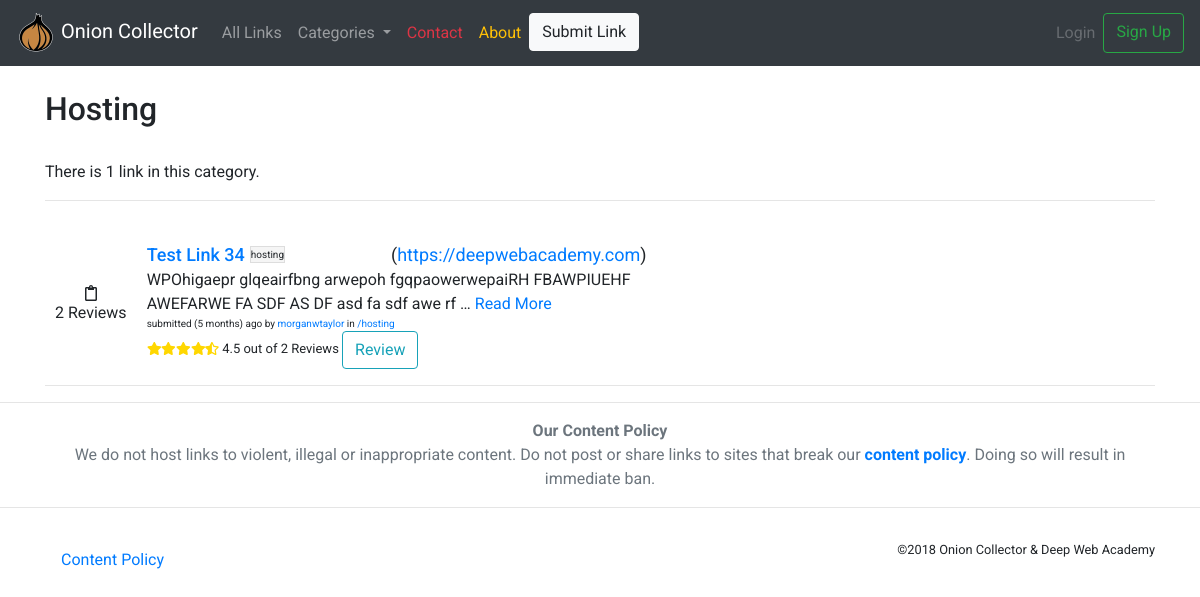
The page /links/category/hosting/ on the database as committed earlier.
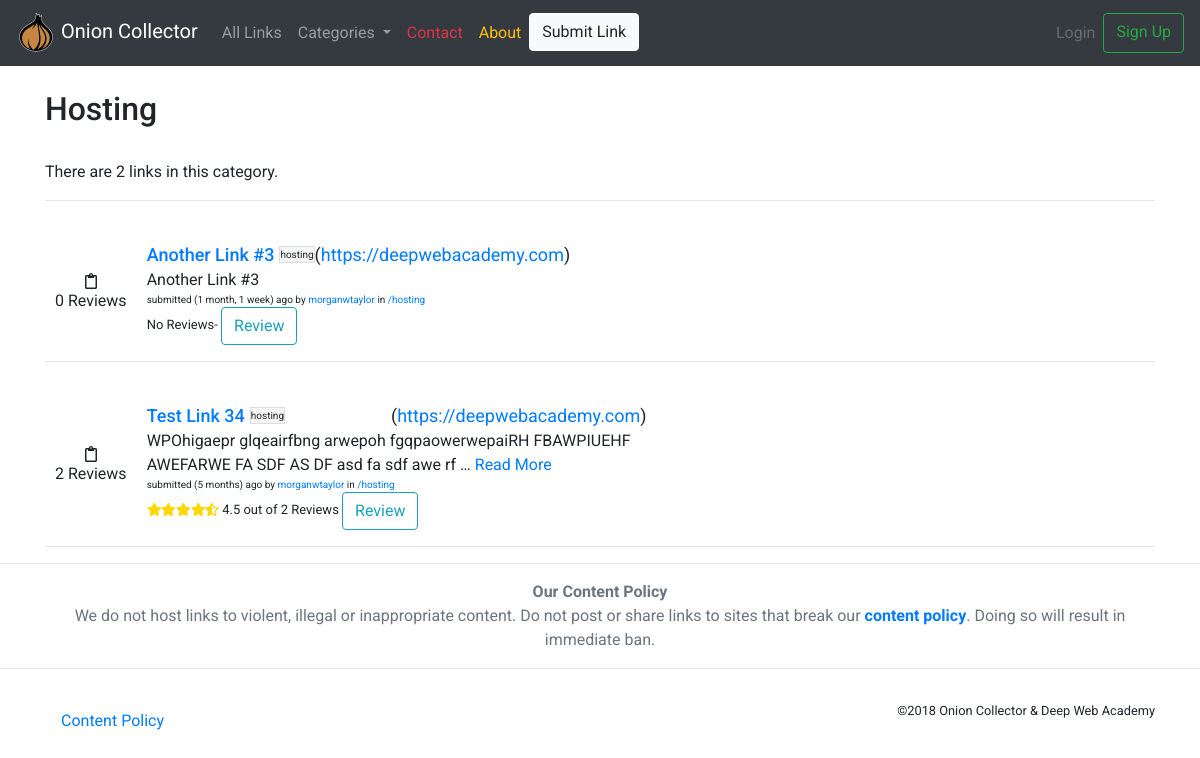
The same page on the database as committed later.
### links/models.py (models this page shows, shortened)
class Category(models.Model):
    title = models.CharField(max_length=25)
    slug = models.SlugField(unique=True)
    def __str__(self):
        return self.title
    class Meta:
        verbose_name_plural = "Categories"

class Link(models.Model):
    user = models.ForeignKey(settings.AUTH_USER_MODEL,on_delete=models.DO_NOTHING, related_name='links')
    created_at = models.DateTimeField(
            auto_now=True)
    title = models.CharField(max_length=30)
    slug = models.SlugField(unique=True)
    description = models.TextField(max_length = 255)
    category = models.ForeignKey(Category,on_delete=models.DO_NOTHING, related_name='links', null=True, blank=True)
    link = models.URLField(default = 'https://deepwebacademy.com')
    nsfw = models.BooleanField(default = False)
    votes = models.IntegerField(default = 1)
    likes = models.ManyToManyField(settings.AUTH_USER_MODEL, blank=True, related_name='link_likes')
    class Meta:
        ordering = ["-created_at"]
        unique_together = ['user', 'title']
    def average_rating(self):
        all_ratings = list(map(lambda x: x.rating, self.review_set.all()))
        return np.round(np.mean(all_ratings), decimals=2)

class Review(models.Model):
    RATING_CHOICES = (
        (1, '1 Star'),
        (2, '2 Star'),
        (3, '3 Star'),
        (4, '4 Star'),
        (5, '5 Star')
    )
    user = models.ForeignKey(settings.AUTH_USER_MODEL, on_delete=models.DO_NOTHING)
    link = models.ForeignKey(Link, on_delete=models.DO_NOTHING)
    created_at = models.DateTimeField(auto_now=True)
    title = models.CharField(max_length=50)
    review = models.TextField(max_length=250, default="")
    rating = models.IntegerField(choices = RATING_CHOICES, default=1)

### links/views.py (the view)
# urls.py: path('category/<slug>/', views.CategoryDetailView.as_view(), name='category_detail'),
class CategoryDetailView(generic.DetailView):
    model = Category
    template_name = "links/categories/category_detail.html"

### links/templatetags/link_extras.py (called while the page is built)
@register.inclusion_tag('links/categories/category_nav.html')
def nav_category_list():
    category = Category.objects.all()
    return {'category': category}

### links/templates/links/categories/category_detail.html (shortened to what this page needs)
{% extends 'base.html' %}
{% load staticfiles %}
{% block content %}
<article>
  <br>
  <h2> {{ category.title|capfirst }} </h2>
  <br>
  There {{category.links.count|pluralize:"is,are"}} {{ category.links.count }} link{{ category.links.count|pluralize}} in this category.
  <hr>
  <section>
      {% for link in category.links.all %}
        {% include 'links/base/_link.html' %}
      {% endfor %}
  </section>
</article>
{% endblock %}

### links/templates/links/base/_link.html (shortened to what this page needs)
{% load staticfiles %}
<div class="content-container">
  <div class="pt-4">
      <div class="content-container">
        <div class="content-upvote-container">
          <a><i class="far fa-clipboard"></i></a>
            <p>{{ link.review_set.count }} Review{{ link.review_set.count|pluralize  }}</p>
        </div>
        <div class="content-info">
          <div class="content-title">
            <a href="{% url 'links:detail' slug=link.slug %}"><h1 class="link-title no-wrap t-l">{{ link.title|lower|title }}</h1></a>
            <div class="link-category">
              <p class="t-xs">{{ link.category|lower }}</p>
            </div>
            <p class="t-l">({{ link.link|urlize }})</p>
          </div>
          <div class="content-description">
            <p class="t-m"> {% if link.description|wordcount <= 15 %}
                              {{ link.description }}
                            {% else %}
                              {{ link.description|truncatewords:15 }}
                              <a href="{% url 'links:detail' slug=link.slug %}">Read More</a>
                            {% endif %}
            </p>
          </div>
          <div class="content-details">
            <p class="t-xs">submitted ({{ link.created_at|timesince }}) ago by <a href="{% url 'links:user_account' username=link.user.username %}">{{ link.user }}</a> in <a href="{% url 'links:category_detail' slug=link.category.slug %}">/{{link.category.slug}}</a></p>
            <p class="t-s"<p>
                  {%  if link.review_set.count == 0 %}
                    No Reviews-
                  {% else %}
                  <span class="stars" data-rating="{{ link.average_rating }}" data-num-stars="5" ></span>
                    {{ link.average_rating }} out of {{ link.review_set.count }} Review{{ link.review_set.count|pluralize }}
                  {% endif %}
                  <a href="{% url 'links:review' slug=link.slug %}">
                    <button type="button" class="btn btn-outline-info">Review</button>
                  </a>
              </p>
          </div>
        </div>
      </div>
  </div>
</div>
<hr>

Rows that differ between the two databases and show on the page:
computed for Category "Hosting": links.count "1" → "2"
added Link: review_set.count "0", title "Another Link #3", category "hosting", link "https://deepwebacademy.com", description "Another Link #3", created_at "1 month, 1 week", user "morganwtaylor", category.slug "hosting", shows "No Reviews-"
